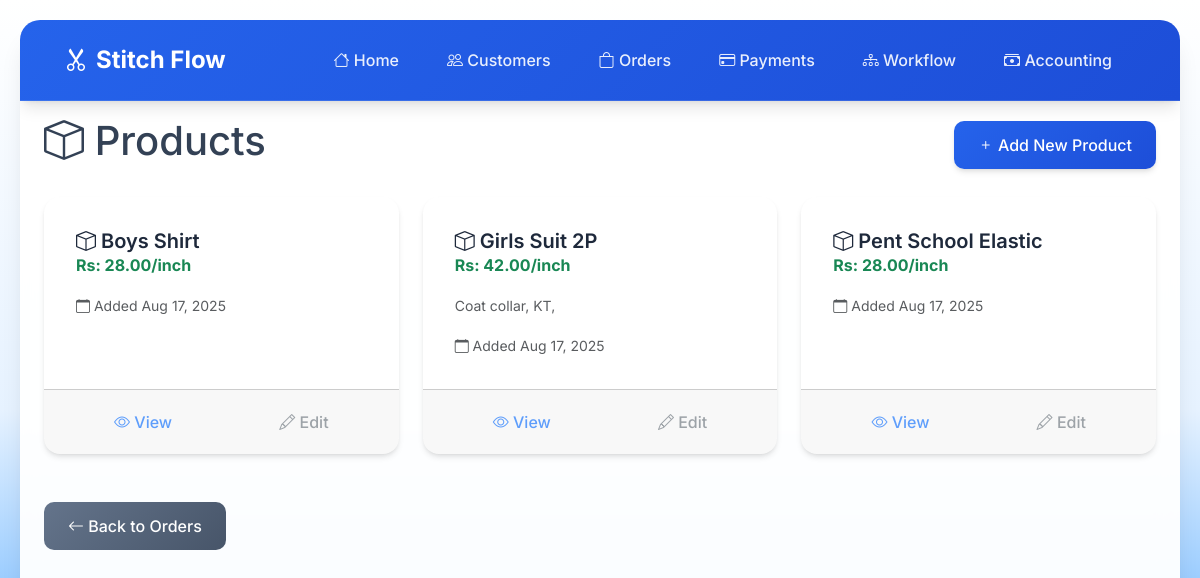
/orders/products/, run on the app's committed database.
### orders/models.py (models this page shows, shortened)
class Product(models.Model):
    name = models.CharField(max_length=100)
    rate_per_inch = models.DecimalField(max_digits=10, decimal_places=2)
    description = models.TextField(blank=True, null=True)
    created_at = models.DateTimeField(auto_now_add=True)
    class Meta:
        ordering = ['name']

### orders/views.py (the view)
# urls.py: path('products/', views.product_list, name='product_list'),
def product_list(request):
    products = Product.objects.all()
    return render(request, 'orders/product_list.html', {'products': products})

### orders/templates/orders/product_list.html (shortened to what this page needs)
{% extends 'base.html' %}
{% block content %}
<div class="col-12">
    <div class="main-content">
        <div class="d-flex justify-content-between align-items-center mb-4">
            <h1><i class="bi bi-box"></i> Products</h1>
            <a href="{% url 'product_create' %}" class="btn btn-primary">
                <i class="bi bi-plus"></i> Add New Product
            </a>
        </div>
        <div class="row">
            {% for product in products %}
                <div class="col-md-6 col-lg-4 mb-4">
                    <div class="card h-100">
                        <div class="card-body">
                            <h5 class="card-title">
                                <i class="bi bi-box"></i> {{ product.name }}
                            </h5>
                            <p class="card-text">
                                <strong class="text-success">Rs: {{ product.rate_per_inch }}/inch</strong>
                            </p>
                            {% if product.description %}
                                <p class="card-text">
                                    <small class="text-muted">{{ product.description|truncatewords:15 }}</small>
                                </p>
                            {% endif %}
                            <p class="card-text">
                                <small class="text-muted">
                                    <i class="bi bi-calendar"></i> Added {{ product.created_at|date:"M d, Y" }}
                                </small>
                            </p>
                        </div>
                        <div class="card-footer">
                            <div class="btn-group w-100" role="group">
                                <button class="btn btn-outline-primary" disabled>
                                    <i class="bi bi-eye"></i> View
                                </button>
                                <button class="btn btn-outline-secondary" disabled>
                                    <i class="bi bi-pencil"></i> Edit
                                </button>
                            </div>
                        </div>
                    </div>
                </div>
            {% endfor %}
        </div>
        <div class="mt-4">
            <a href="{% url 'order_list' %}" class="btn btn-secondary">
                <i class="bi bi-arrow-left"></i> Back to Orders
            </a>
        </div>
    </div>
</div>
{% endblock %}

### templates/base.html (style rules this page uses)
:root { --primary-color: #2563eb; --primary-dark: #1d4ed8; --secondary-color: #64748b; --success-color: #059669; --warning-color: #d97706; --danger-color: #dc2626; --info-color: #0891b2; --light-bg: #f8fafc; --dark-bg: #1e293b; --border-color: #e2e8f0; --shadow-sm: 0 1px 2px 0 rgb(0 0 0 / 0.05); --shadow-md: 0 4px 6px -1px rgb(0 0 0 / 0.1), 0 2px 4px -2px rgb(0 0 0 / 0.1); --shadow-lg: 0 10px 15px -3px rgb(0 0 0 / 0.1), 0 4px 6px -4px rgb(0 0 0 / 0.1); --shadow-xl: 0 20px 25px -5px rgb(0 0 0 / 0.1), 0 8px 10px -6px rgb(0 0 0 / 0.1); }
* { margin: 0; padding: 0; box-sizing: border-box; }
body { font-family: 'Inter', sans-serif; background: linear-gradient(to bottom, #ffffff, #e6f2ff, #3399ff); min-height: 100vh; color: #334155; }
.card { border: none; border-radius: 16px; box-shadow: var(--shadow-md); transition: all 0.3s ease; background: white; overflow: hidden; }
.card-title { font-weight: 600; color: var(--dark-bg); margin: 0; }
.card-body { padding: 2rem; }
.btn { border-radius: 10px; font-weight: 500; padding: 0.75rem 1.5rem; transition: all 0.3s ease; border: none; position: relative; overflow: hidden; }
.btn::before { content: ''; position: absolute; top: 0; left: -100%; width: 100%; height: 100%; background: linear-gradient(90deg, transparent, rgba(255, 255, 255, 0.2), transparent); transition: left 0.5s; }
.btn-primary { background: linear-gradient(135deg, var(--primary-color) 0%, var(--primary-dark) 100%); box-shadow: var(--shadow-md); }
.btn-secondary { background: linear-gradient(135deg, var(--secondary-color) 0%, #475569 100%); }

### data on the page
Product: name "Boys Shirt", rate_per_inch "28.00", created_at "Aug 17, 2025"
Product: name "Girls Suit 2P", rate_per_inch "42.00", description "Coat collar, KT,", created_at "Aug 17, 2025"
Product: name "Pent School Elastic", rate_per_inch "28.00", created_at "Aug 17, 2025"
